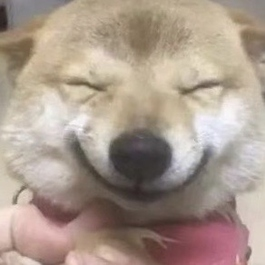
#> input picture left.jpg, 265 x 265 px
$ python hybrid.py
#> lines starting #> are read from the running program, lines starting #| are printed output that depends on the picture
#> further down, img1 is the input picture: shape (265, 265, 3); mean B, G, R 140.7, 153.3, 169.7
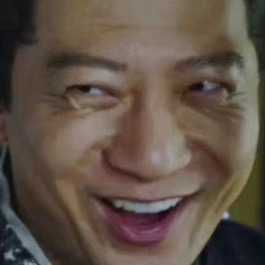
#> input picture right.jpg, 265 x 265 px
import numpy as np
import math
import cv2
import sys

from scipy import ndimage


#generate Gaussian Kernel for Gaussian Blur
def gaussianKernel(sigma):

    size = math.ceil(3*sigma)

    h, k = np.mgrid[-size:size+1, -size:size+1]

    g = (np.exp(-(h*h + k*k)/(2*sigma*sigma)))/(2*np.pi*sigma*sigma)
    return g

#2d convolution
def convolution2d(img, kernel):
    grad = np.array(img)
    size = kernel.shape[0]//2
    for i in range(img.shape[0]):
        for j in range(img.shape[1]):

            gradP = 0
            for h in range(-size,size+1):
                for k in range(-size,size+1):

                    try:

                        gradP += kernel[h, k] * img[i-h, j-k]

                    except:
                        gradP += kernel[h, k] * img[i, j]

            grad[i,j] = gradP

    return grad

#lowpass by three channels
#smooth each channel by gaussian kernel and merge them together
def lowpass(img, sigma):
#> called with sigma = 2
    A = gaussianKernel(sigma)
    (B, G, R) = cv2.split(img)
    blurB = convolution2d(B, A)
    blurG = convolution2d(G, A)
    blurR = convolution2d(R, A)
    Blur = cv2.merge([blurB, blurG, blurR])

    return Blur

#Gaussian Blur(lowpass) used for highpass
def gaussianBlur(img, sigma):
    A = gaussianKernel(sigma)
    return convolution2d(img, A)

#never used but write as requirement said
def correlation2d(img1, img2):
    grad = np.array(img1)
    size = img2.shape[0]//2
    for i in range(img1.shape[0]):
        for j in range(img1.shape[1]):

            gradP = 0
            for h in range(-size,size+1):
                for k in range(-size,size+1):

                    try:

                        gradP += img2[h, k] * img1[i+h, j+k]

                    except:
                        gradP += img2[h, k] * img1[i, j]

            grad[i,j] = gradP

    return hyd

# highpass function
def highpass(img, sigma):
    #use original image - lowpass = highpass
#> called with sigma = 1
    hp = np.array(img)
    lowpass = gaussianBlur(img,sigma)
#> after the loop in convolution2d (call 4), `for i in range(img.shape[0]):`:
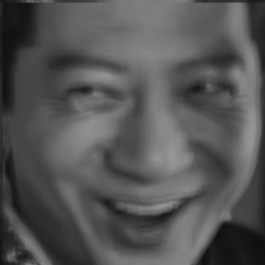
#> grad: shape (265, 265); min 15, max 153, mean 84.6
    for i in range(img.shape[0]):
        for j in range(img.shape[1]):
            hp[i, j] = int(img[i,j])- int(lowpass[i,j]) + 128
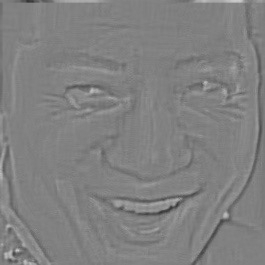
#> hp: shape (265, 265); min 54, max 203, mean 128.6
    return hp

#sigma1 is for img1(lowpass sigma) and sigma2 is for img2(highpass sigma)
def hybrid(img1, img2, sigma1, sigma2):

    #set three channels for iamge 1 for split(same format as img2)
    hybrid1 = np.array(img2)
    hybrid2 = np.array(img2)
    hybrid3 = np.array(img2)
    lp = lowpass(img1,sigma1)

    hp = highpass(img2, sigma2)

    #split three channels and add highpass to all of them
    (B, G, R) = cv2.split(lp)


    #channel blue
    for i in range(img1.shape[0]):
        for j in range(img1.shape[1]):
            hybrid1[i, j] = int(hp[i,j]) + int(B[i,j])-128
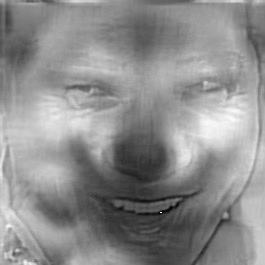
#> hybrid1: shape (265, 265); min 2, max 255, mean 140.7
    #channel green
    for i in range(img1.shape[0]):
        for j in range(img1.shape[1]):
            hybrid2[i, j] = int(hp[i,j]) + int(G[i,j])-128
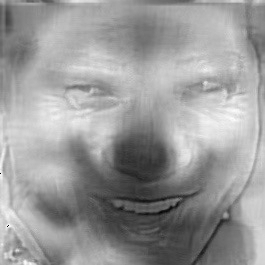
#> hybrid2: shape (265, 265); min 0, max 254, mean 153.1
    #channel red
    for i in range(img1.shape[0]):
        for j in range(img1.shape[1]):
            hybrid3[i, j] = int(hp[i,j]) + int(R[i,j])-128
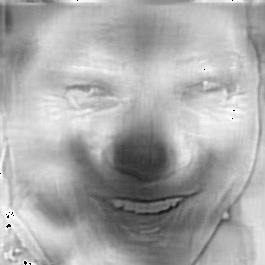
#> hybrid3: shape (265, 265); min 0, max 255, mean 169.6

    #merge all chennals and get final hybrid image
    hybrid = cv2.merge([hybrid1, hybrid2, hybrid3])
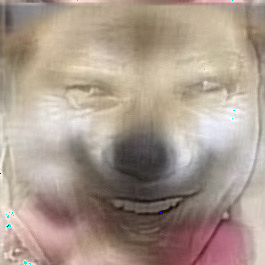
#> hybrid: shape (265, 265, 3); mean B, G, R 140.7, 153.1, 169.6

    return hybrid


# main functions
img1 = cv2.imread('left.jpg',1)
img2 = cv2.imread('right.jpg',0)

# hybrid(lowpass_image, highpass_image, lowpass_sigma, highpass_sigma)
hyd = hybrid(img1, img2, 2, 1)

cv2.imshow("hybrid", hyd)
cv2.imwrite("hybrid.jpg", hyd)

cv2.waitKey(0) # waits until a key is pressed
cv2.destroyAllWindows() # destroys the window showing image
